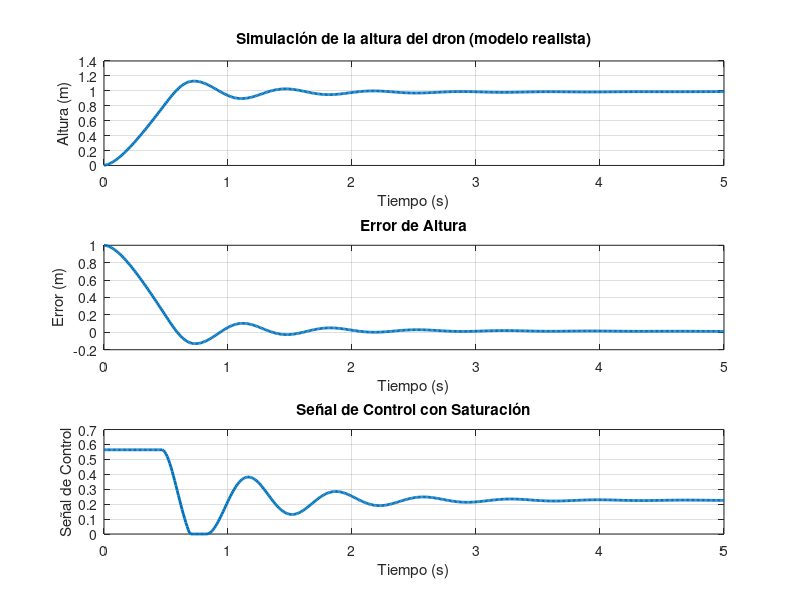

This figure's MATLAB source:
% =========================================================================
% LABORATORIO DE CONTROL DE ALTURA DEL DRON CRAZYFLIE
% Sistemas de control 1
% -------------------------------------------------------------------------
% Parte 2: Simulación de controlador PID de altura para el modelo
% simplificado de un dron en condiciones no ideales
% =========================================================================

%% Simulación
m = 0.023;  % masa del dron en kg
g = 9.81;   % gravedad en m/s^2
c_drag = 0.15;  % Coeficiente de resistencia al aire
tau = 0.1;  % Constante de tiempo para la dinámica de los motores

% Parámetros del controlador PID
Kp = 2.5;  % Ganancia proporcional
Ki = 0.5;  % Ganancia integral
Kd = 0.1;  % Ganancia derivativa

% Altura objetivo
h_objetivo = 1; % Altura deseada en metros

% Tiempo de simulación
t_final = 5;  % Duración en segundos (más largo para observar mejor el comportamiento)
dt = 0.01;    % Intervalo de tiempo

% Variables iniciales
h = 0;  % Altura inicial
v = 0;  % Velocidad inicial
integral_error = 0;
prev_error = 0;
u = 0;  % Control inicial
u_max = 2.5 * m * g;  % Límite superior de la señal de control
u_min = 0;  % Límite inferior de la señal de control

% Vectores para guardar resultados
time = 0:dt:t_final;
h_values = zeros(size(time));
v_values = zeros(size(time));
u_values = zeros(size(time));  % Para graficar la señal de control
error_values = zeros(size(time));  % Para graficar el error

% Bucle de simulación
for i = 1:length(time)
    % Cálculo del error
    error = h_objetivo - h;
    
    % Controlador PID
    integral_error = integral_error + error * dt;
    derivative_error = (error - prev_error) / dt;
    u_controlador = Kp * error + Ki * integral_error + Kd * derivative_error;
    prev_error = error;
    
    % Dinámica del motor con retardo
    u = u + (u_controlador - u) * (dt / tau);
    
    % Limitar la señal de control (saturación de los motores)
    u = max(min(u, u_max), u_min);
    
    % Aceleración con resistencia al aire
    a = (u - m * g - c_drag * v) / m;  % Aceleración incluyendo resistencia del aire
    
    % Actualizar velocidad y altura
    v = v + a * dt;
    h = h + v * dt;
    
    % Guardar valores para graficar
    h_values(i) = h;
    v_values(i) = v;
    u_values(i) = u;
    error_values(i) = error;
end

% Graficar resultados
figure;
subplot(3, 1, 1);
plot(time, h_values, 'LineWidth', 2);
xlabel('Tiempo (s)');
ylabel('Altura (m)');
title('Simulación de la altura del dron (modelo realista)');
grid on;

subplot(3, 1, 2);
plot(time, error_values, 'LineWidth', 2);
xlabel('Tiempo (s)');
ylabel('Error (m)');
title('Error de Altura');
grid on;

subplot(3, 1, 3);
plot(time, u_values, 'LineWidth', 2);
xlabel('Tiempo (s)');
ylabel('Señal de Control');
title('Señal de Control con Saturación');
grid on;
